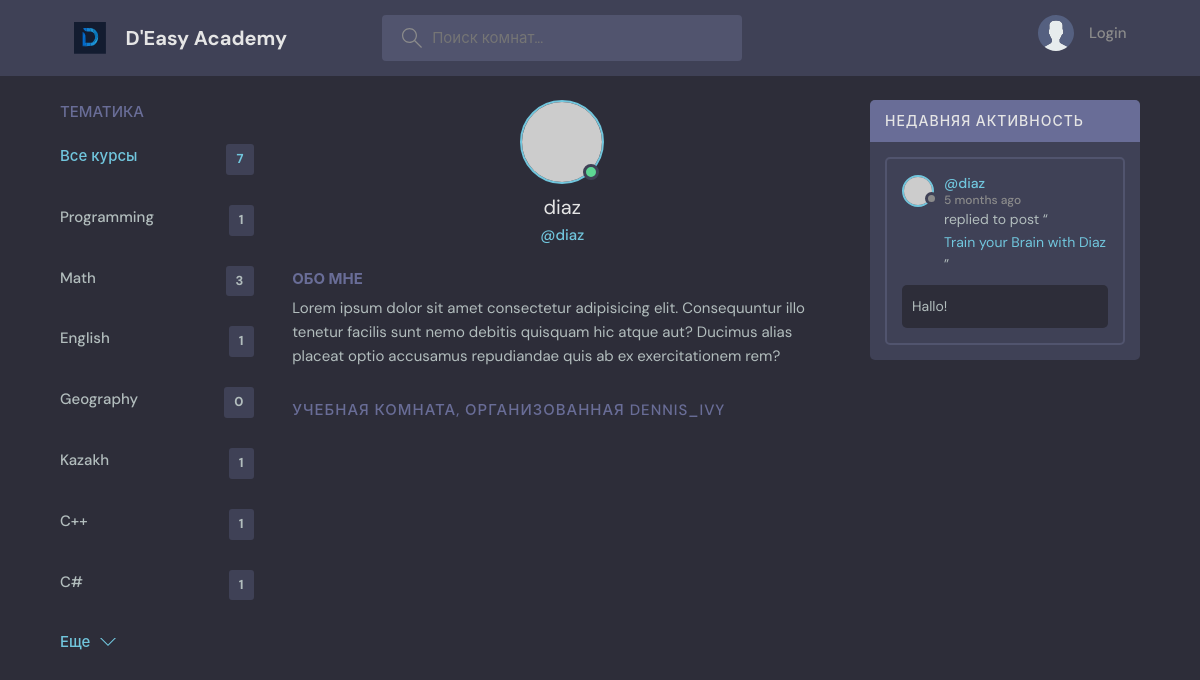
Screenshot of /profile/3/ with the database file from the repository.
### base/models.py (models this page shows, shortened)
class Topic(models.Model):
    name = models.CharField(max_length=300)

class Message(models.Model):
    user = models.ForeignKey(User, on_delete=models.CASCADE)
    room = models.ForeignKey(Room, on_delete=models.CASCADE)
    body = models.TextField()
    updated = models.DateTimeField(auto_now=True)
    created = models.DateTimeField(auto_now_add=True)
    class Meta:
        ordering = ['-updated', '-created']

class Room(models.Model):
    host = models.ForeignKey(User, on_delete=models.SET_NULL, null=True)
    topic = models.ForeignKey(Topic, on_delete=models.SET_NULL, null=True)
    name = models.CharField(max_length=255)
    description = models.TextField(null = True, blank=True)
    participants = models.ManyToManyField(User, related_name='participants', blank=True)
    updated = models.DateTimeField(auto_now=True)
    created = models.DateTimeField(auto_now_add=True)
    class Meta:
        ordering = ['-updated', '-created']
    def __str__(self):
        return self.name

### base/views.py (the view)
# urls.py: path('profile/<str:pk>/', views.userProfile, name="user-profile"),
def userProfile(request, pk):
    user = User.objects.get(id=pk)
    rooms = user.room_set.all()
    room_messages = user.message_set.all()
    topics = Topic.objects.all()
    context = {'user': user, 'rooms': rooms, 'room_messages': room_messages, 'topics': topics }
    return render(request, 'base/profile.html', context)

### base/templates/base/profile.html (shortened to what this page needs)
{% extends 'main.html' %}
{% block content %}
  <main class="profile-page layout layout--3">
    <div class="container">
{% include 'base/topics_component.html' %}
      <div class="roomList">
        <div class="profile">
          <div class="profile__avatar">
            <div class="avatar avatar--large active">
              <img src="https://randomuser.me/api/portraits/men/11.jpg" />
            </div>
          </div>
          <div class="profile__info">
            <h3>{{user.username}}</h3>
            <p>@{{user.username}}</p>
          </div>
          <div class="profile__about">
            <h3>Обо мне</h3>
            <p>
              Lorem ipsum dolor sit amet consectetur adipisicing elit. Consequuntur illo tenetur
              facilis sunt nemo debitis quisquam hic atque aut? Ducimus alias placeat optio
              accusamus repudiandae quis ab ex exercitationem rem?
            </p>
          </div>
        </div>
        <div class="roomList__header">
          <div>
            <h2>Учебная комната, организованная dennis_ivy</a>
            </h2>
          </div>
        </div>
      </div>
{% include 'base/activity_component.html' %}
    </div>
  </main>
{% endblock content %}

### base/templates/base/topics_component.html
<div class="topics">
          <div class="topics__header">
            <h2>Тематика</h2>
          </div>
          <ul class="topics__list">
            <li>
              <a href="{% url 'home' %}" class="active">Все курсы <span>{{topics.count}}</span></a>
            </li>
                          {% for topic in topics %}
            <li>
              <a href="{% url 'home' %}?q={{topic.name}}">{{ topic.name }}<span>{{topic.room_set.all.count}}</span></a>
            </li>
            {% endfor %}
          </ul>
          <a class="btn btn--link" href="topics.html">
            Еще
            <svg version="1.1" xmlns="http://www.w3.org/2000/svg" width="32" height="32" viewBox="0 0 32 32">
              <title>chevron-down</title>
              <path d="M16 21l-13-13h-3l16 16 16-16h-3l-13 13z"></path>
            </svg>
          </a>
        </div>

### base/templates/base/activity_component.html (shortened to what this page needs)
                   <div class="activities">
          <div class="activities__header">
            <h2>Недавняя активность</h2>
          </div>
                     {% for message in room_messages %}
          <div class="activities__box">
            <div class="activities__boxHeader roomListRoom__header">
              <a href="{% url 'user-profile' message.user.id%}" class="roomListRoom__author">
                <div class="avatar avatar--small">
                  <img src="https://randomuser.me/api/portraits/women/11.jpg" />
                </div>
                <p>
                  @{{message.user}}
                  <span>{{message.created|timesince}} ago</span>
                </p>
              </a>
            </div>
            <div class="activities__boxContent">
              <p>replied to post “<a href="{% url 'room' message.room.id %}">{{message.room}}</a>”</p>
              <div class="activities__boxRoomContent">
                {{ message.body }}
              </div>
            </div>
          </div>
                     {% endfor %}
        </div>

### rows the page displays
Topic: name "Programming", room_set.all.count "1"
Topic: name "Math", room_set.all.count "3"
Topic: name "English", room_set.all.count "1"
Topic: name "Geography", room_set.all.count "0"
Topic: name "Kazakh", room_set.all.count "1"
Topic: name "C++", room_set.all.count "1"
Topic: name "C#", room_set.all.count "1"
Message: user "diaz", created "5 months", room "Train your Brain with Diaz", body "Hallo!"

### other values shown
{{ topics.count }} "7"
{{ user.username }} "diaz"
